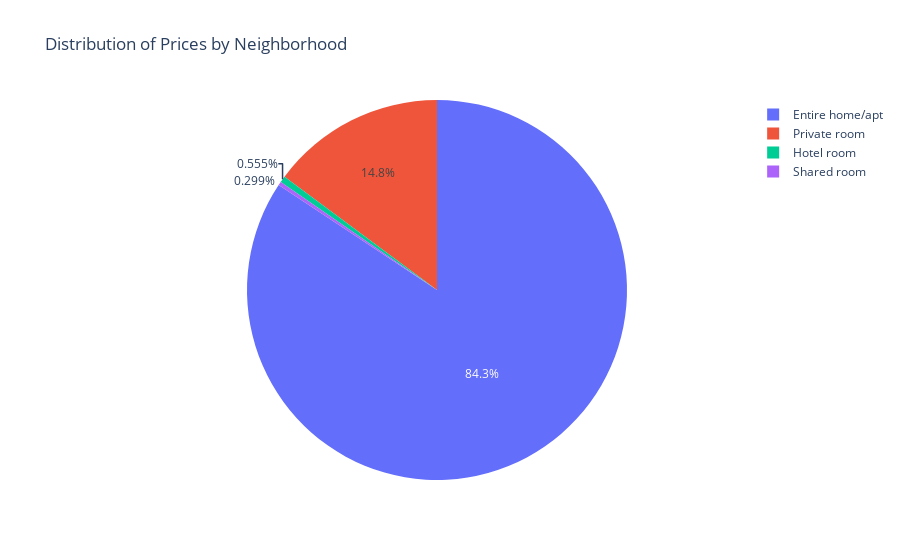

Write notebook code for a chart like this one.
### Code cell
# Making a pie chart
fig = px.pie(airbnb, values='price', names='room_type', title="Distribution of Prices by Neighborhood")
fig.show()

### Figure 1 — Plotly figure (JSON) as saved in the notebook; plotly's stock layout.template omitted (floating-point values rounded to 4 significant figures; data arrays with more than 128 entries replaced by an {"elided": "..."} marker saying what was removed)
{"data": [{"domain": {"x": [0, 1], "y": [0, 1]}, "hovertemplate": "room_type=%{label}<br>price=%{value}<extra></extra>", "labels": {"elided": "8386 str values"}, "legendgroup": "", "name": "", "showlegend": true, "type": "pie", "values": {"elided": "8386 int values"}}], "layout": {"legend": {"tracegroupgap": 0}, "title": {"text": "Distribution of Prices by Neighborhood"}}}
